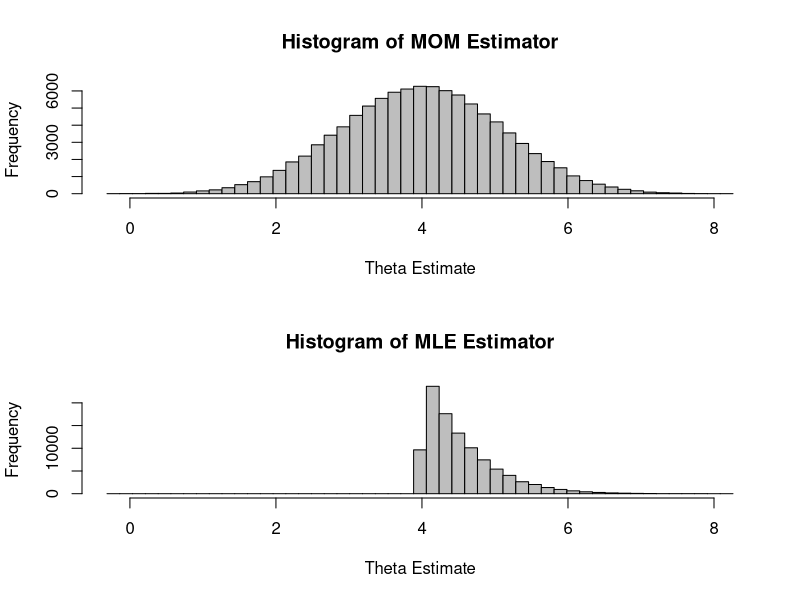

Generate this figure with R:
## ---- chunk 1
knitr::opts_chunk$set(echo = TRUE)
## ---- chunk 2
set.seed(123)  
n <- 10
theta_true <- 4
num_samples <- 100000

# Generate samples from Uniform(2, 5)
samples <- matrix(runif(n * num_samples, min = 2, max = 5), nrow = num_samples, ncol = n)

sample_means <- rowMeans(samples)
theta_mom <- 4 * sample_means - 10

Y_min <- apply(samples, 1, min)
theta_mle <- 2 * Y_min

mse_mom <- mean((theta_mom - theta_true)^2)
mse_mle <- mean((theta_mle - theta_true)^2)

# Set up breakpoints for histograms
breaks <- seq(min(c(theta_mom, theta_mle)), max(c(theta_mom, theta_mle)), length.out = 50)

par(mfrow = c(2, 1))
hist(theta_mom, breaks = breaks, main = "Histogram of MOM Estimator", xlab = "Theta Estimate", col = "grey")
hist(theta_mle, breaks = breaks, main = "Histogram of MLE Estimator", xlab = "Theta Estimate", col = "grey")

cat("MSE of MOM estimator:", mse_mom, "\n")
cat("MSE of MLE estimator:", mse_mle, "\n")
